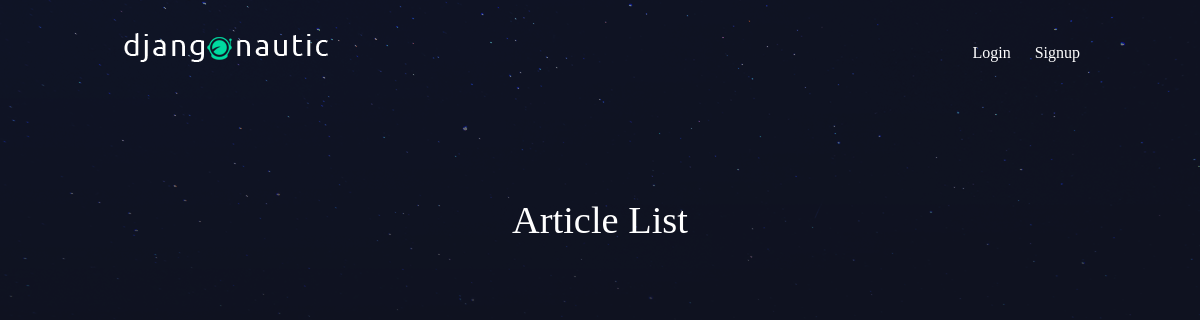
The app's page /, older data.
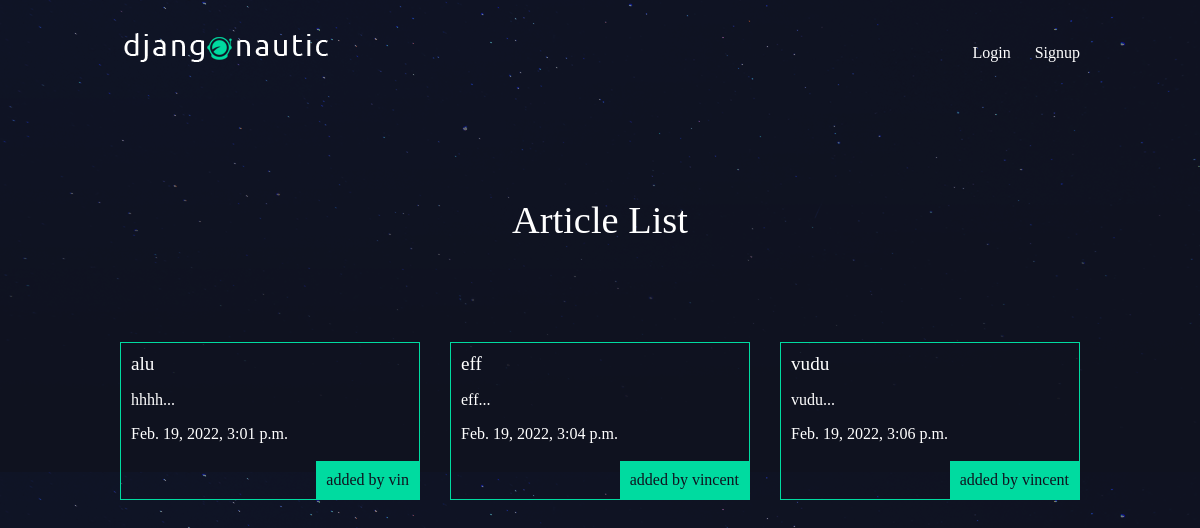
The same page, newer data.
### articles/models.py (models this page shows, shortened)
class Article(models.Model):
    title = models.CharField(max_length=100)
    slug = models.SlugField()
    body = models.TextField()
    date = models.DateTimeField(auto_now_add=True)
    thumb = models.ImageField(default='default.png', blank=True)
    author = models.ForeignKey(User, default=None, on_delete=models.CASCADE)
    def snippet(self):
        return f"{self.body[:50]}..."

### articles/views.py (the view)
# urls.py: path('', views.articles_list, name="list"),
def articles_list(request):
    articles = Article.objects.all().order_by('date')
    return render(request, 'articles/article_list.html', {'articles': articles})

### articles/templates/articles/article_list.html (shortened to what this page needs)
{% extends 'base_layout.html' %}
{% block content %}
<h1 id="title">Article List</h1>
<div class="articles">
    {% for article in articles %}
        <div class="article">
            <h2><a href="{% url 'articles:detail' slug=article.slug %}">{{ article.title }}</a></h2>
            <p>{{ article.snippet }}</p>
            <p>{{ article.date }}</p>
            <p class="author">added by {{ article.author.username }}</p>
       </div>
    {% endfor %}
{% endblock content %}

### templates/base_layout.html (shortened to what this page needs)
{% load static %}
<!DOCTYPE html>
<html>
    <head>
        <link rel="stylesheet" href="{% static 'style.css' %}">
    </head>
    <body>
        <header class="wrapper">
            <h1><a href="{% url 'articles:list' %}"><img src="{% static 'logo.png' %}" alt="logo"></a></h1>
              <nav>
                  <ul>
                      {% if user.is_authenticated %}
                      <li>
                          <form class="logout-link" action="{% url 'accounts:logout' %}" method="post">
                            {% csrf_token %}
                            <button type="submit">logout</button>
                          </form>
                      </li>
                      <li><a href="{% url 'articles:create' %}" class="highlight">New Article</a></li>
                      {% else %}
                      <li><a href="{% url 'accounts:login' %}">Login</a></li>
                      <li><a href="{% url 'accounts:signup' %}">Signup</a></li>
                      {% endif %}
                  </ul>
              </nav>
        </header>
        <div class="wrapper">
            {% block content %}
            {% endblock content %}
    </body>
</html>

### assets/style.css (style rules this page uses)
body { background-color: #0f121f; background-image: url('stars.png'); background-repeat-y: no-repeat; color: #fff; }
body * { font-family: Ubuntu; }
h1, h2, h3, h4, h5 { font-weight: normal; margin: 0; }
a, a:hover, a:visited { color:#fff; text-decoration: none; }
.wrapper { max-width: 960px; margin: 0 auto; }
div.wrapper h1 { text-align: center; margin: 100px auto; font-size: 2.4em; }
header { display: grid; grid-template-columns: 1fr 1fr; padding: 20px 0; }
nav { justify-self: end; }
nav li { display: inline-block; margin-left: 20px; }
.articles { display: grid; grid-template-columns: 1fr 1fr 1fr; grid-gap: 30px; }
.article { padding: 10px; border: 1px solid #00dba0; position: relative; padding-bottom: 40px; }
.article h2 { font-size: 1.2em; }
.article .author { padding: 10px; background: #00dba0; position: absolute; right: 0; bottom: 0; margin: 0; color: #0f121f; }

Row changes from the older to the newer data that the page shows:
added Article: title "alu", snippet "hhhh...", date "Feb. 19, 2022, 3:01 p.m.", author.username "vin"
added Article: title "eff", snippet "eff...", date "Feb. 19, 2022, 3:04 p.m.", author.username "vincent"
added Article: title "vudu", snippet "vudu...", date "Feb. 19, 2022, 3:06 p.m.", author.username "vincent"
